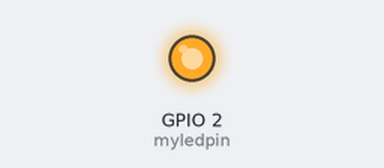
The sketch below on a simulated ESP32. On the bench: output pins drawn as LEDs (lit = HIGH). What the sketch prints to the serial monitor is not drawn.

Above: at 0.1 s.
Timing chart, 0 to 1.6 s (numbered marks = the images above):
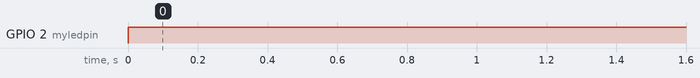

Measured:
- by itself, GPIO 2 (myledpin): LOW → HIGH at 0.00 s

The sketch:

FreeRTOS-test8_led_solution.ino
```cpp
// You'll likely need this on vanilla FreeRTOS
//#include <timers.h>

// Use only core 1 for demo purposes
#if CONFIG_FREERTOS_UNICORE
static const BaseType_t app_cpu = 0;
#else
static const BaseType_t app_cpu = 1;
#endif

// Globals
static TimerHandle_t one_shot_timer = NULL;


//////////////////////////////////////////////// pin definitions
const int8_t myledpin = LED_BUILTIN;


// close led after 5s
void myTimerCallback(TimerHandle_t xTimer)
{
  // Print message if timer 1 expired
  if ((uint32_t)pvTimerGetTimerID(xTimer) == 1)
  {
    digitalWrite(myledpin, LOW);
    Serial.println("nothing in serial for 5s");
  }
}

void serialStuff(void *parameters)
{
  char v;

  while (1)
  {
    v = Serial.read();
    Serial.print(v);
    digitalWrite(myledpin, HIGH);
    xTimerStart(one_shot_timer, portMAX_DELAY);
  }
}


void setup()
{
  // put your setup code here, to run once:
  pinMode(myledpin, OUTPUT);

  // Create a one-shot timer
  one_shot_timer = xTimerCreate(
                     "One-shot timer",           // Name of timer
                     5000 / portTICK_PERIOD_MS,  // Period of timer (in ticks)
                     pdFALSE,                    // Auto-reload
                     (void *)0,                  // Timer ID
                     myTimerCallback);           // Callback function


  xTaskCreatePinnedToCore(serialStuff,
                          "serial Stuff task",
                          1024,
                          NULL,
                          1,
                          NULL,
                          app_cpu);

  // Delete "setup and loop" task
  vTaskDelete(NULL);


}


void loop()
{
  // put your main code here, to run repeatedly:
}
```
